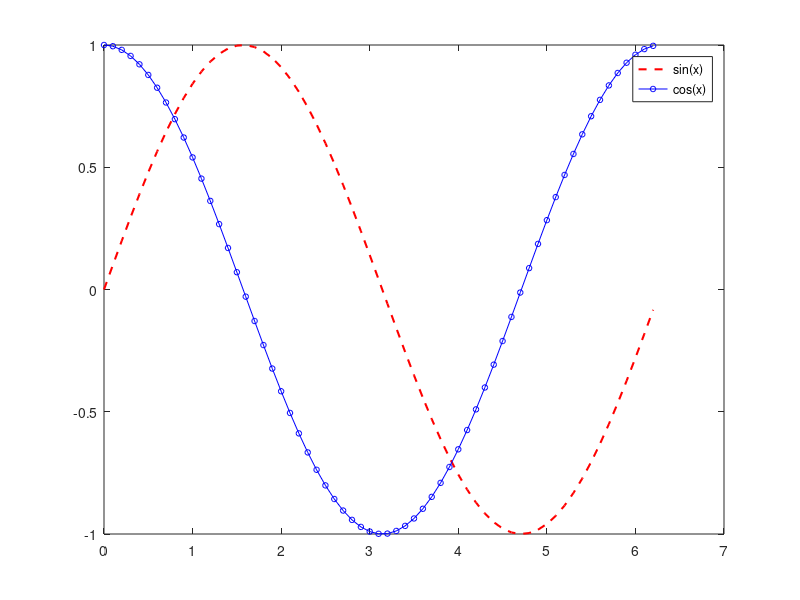

Write the MATLAB code that produced this figure.
%% 1. plot(y)
clc;clear;close all; % close用来关闭之前生成的绘图窗口
y = [2, 4, 3, 5, 6, 4];
plot(y);               % 本质上是默认 x = 1:length(y)

%% 2. plot(x,y)
clc;clear;close all;
x = 0:0.1:2*pi;      % 自变量
y = sin(x);          % 因变量
plot(x, y);          % 绘制 y = sin(x)

%% 3. 添加标注
clc;clear;close all;
x = 0:0.1:2*pi;
y = sin(x);
plot(x, y)
title("y = sin(x)")    % 标题
xlabel("x (rad)")      % x轴标签
ylabel("y")            % y轴标签
legend("sin(x)")       % 图例（说明线条含义）

%% 4. 多条曲线
clc;clear;close all;
x = 0:0.1:2*pi;

hold on          % 开始叠加
plot(x, sin(x))
plot(x, cos(x))
hold off         % 结束叠加

legend("sin(x)", "cos(x)")

%% 5. 控制线条样式与颜色
clc;clear;close all;
x = 0:0.1:2*pi;

plot(x, sin(x), 'r--', 'LineWidth', 1.5)   % 红色、虚线、加粗
hold on
plot(x, cos(x), 'b-o', 'MarkerSize', 4)    % 蓝色、圆点标记
hold off

legend("sin(x)", "cos(x)")